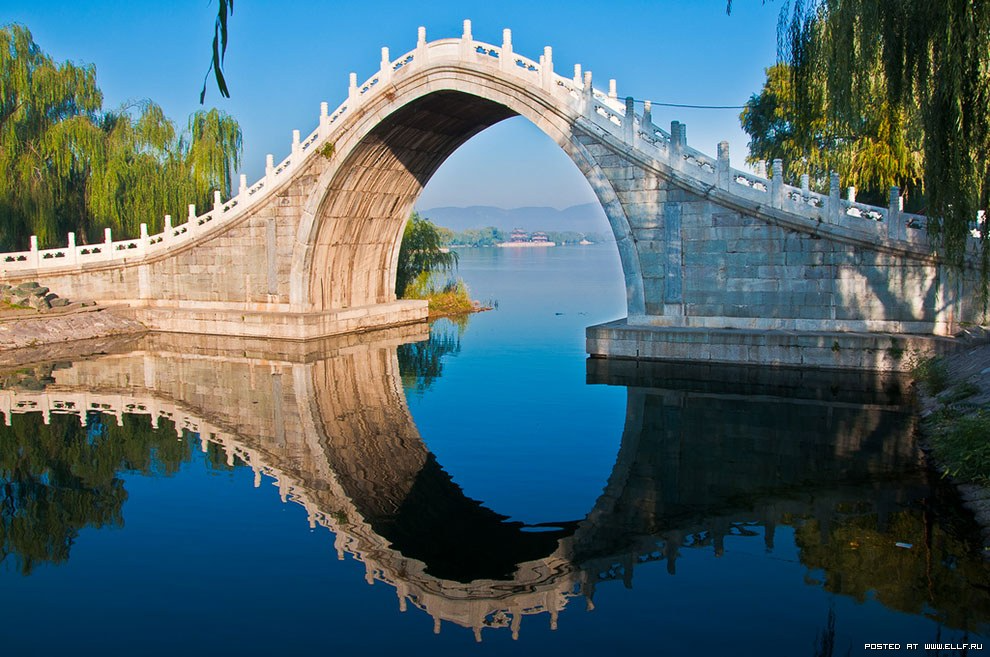
#> input picture DIP/images/equl.png, 990 x 657 px
$ python 'Task_6_Histogram equalization_1.py'
#> lines starting #> are read from the running program, lines starting #| are printed output that depends on the picture
import cv2
import matplotlib.pyplot as plt

# Read the image
img = cv2.imread('images/equl.png')
#> img is the input picture: shape (657, 990, 3); mean B, G, R 108.3, 102.3, 79

# Convert the image to grayscale
gray_img = cv2.cvtColor(img, cv2.COLOR_BGR2GRAY)
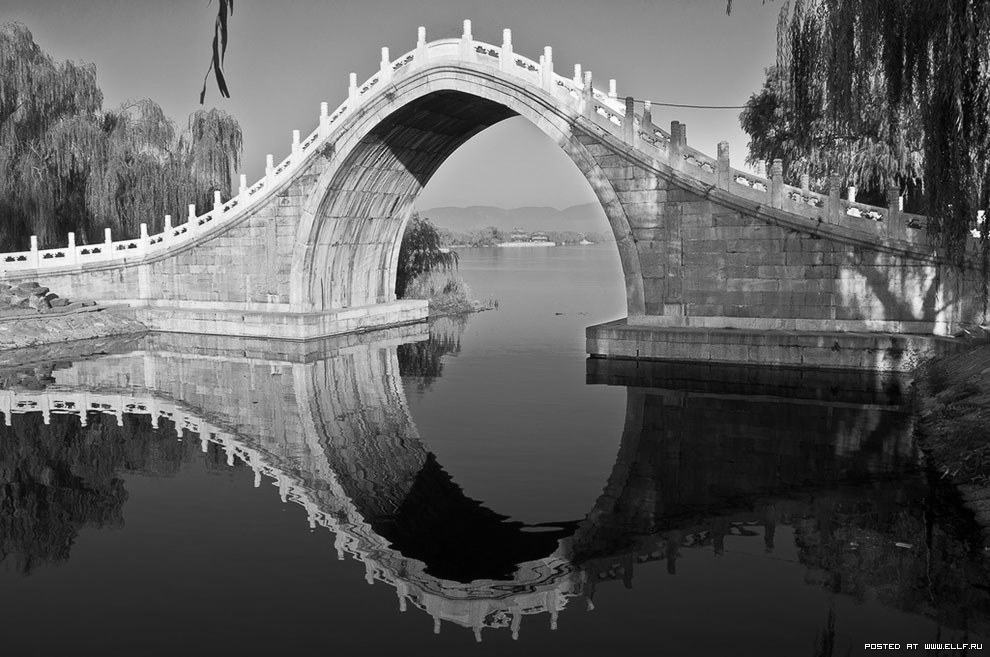
#> gray_img: shape (657, 990); min 0, max 255, mean 96

# Perform histogram equalization
img_eq = cv2.equalizeHist(gray_img)
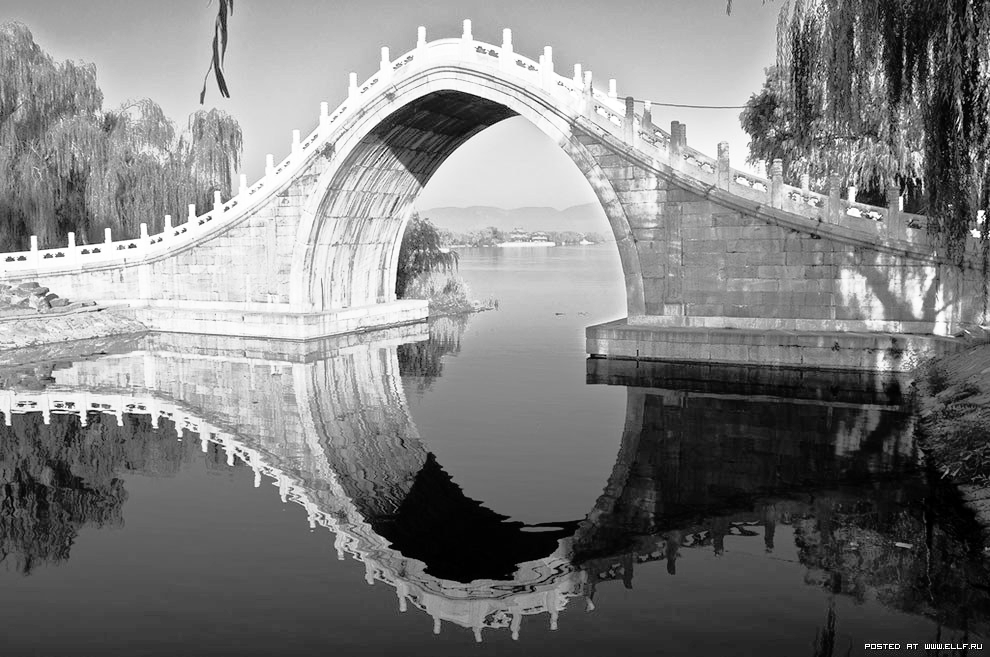
#> img_eq: shape (657, 990); min 0, max 255, mean 128.2


# Set up the grid for subplots
grid = plt.GridSpec(3, 4, wspace=0.4, hspace=0.3)

# Original image
plt.subplot(grid[:2, :2])
plt.imshow(gray_img, cmap='gray')
plt.grid(False)
plt.xticks([])
plt.yticks([])
plt.title('Original Image')

# Equalized image
plt.subplot(grid[:2, 2:])
plt.imshow(img_eq, cmap='gray')
plt.grid(False)
plt.xticks([])
plt.yticks([])
plt.title('Equalized Image')

# Histogram of the original image
plt.subplot(grid[2, :2])
plt.bar(range(256), cv2.calcHist([gray_img], [0], None, [256], [0, 256]).ravel())
plt.title('Histogram of Original Image')

# Histogram of the equalized image
plt.subplot(grid[2, 2:])
plt.bar(range(256), cv2.calcHist([img_eq], [0], None, [256], [0, 256]).ravel())
plt.title('Histogram of Equalized Image')

plt.show()
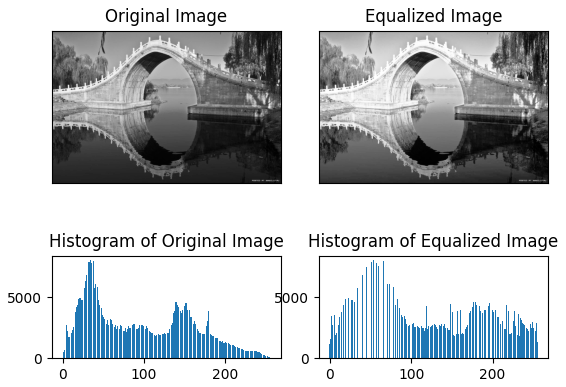
#> figure drawn by matplotlib, 4 panels; panel 3: tallest bar 7992 high, from x = 33.6 to 34.4; panel 4: tallest bar 7992 high, from x = 53.6 to 54.4
